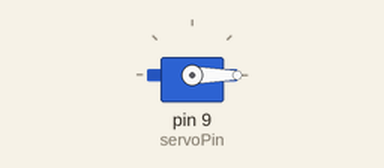
Simulated run of this sketch. Board: Arduino Uno, built with avr-gcc and run on an emulated ATmega328P. Shown: servo.

Above: at 0.05 s.
At 1.05 s:
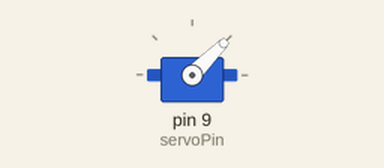
At 1.45 s:
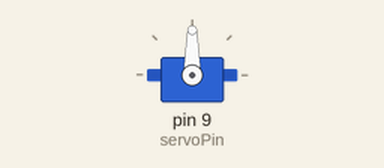
At 2.9 s:
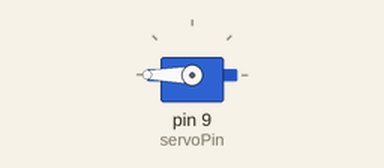
Timing chart, 0 to 6.7 s (numbered marks = the images above):
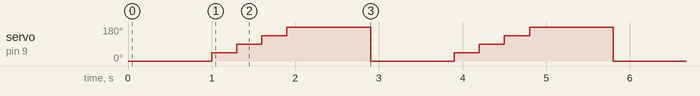

The sketch:

MWE_Ch08_Servo.ino
```cpp
/*
Make: Wearable Electronics
 Servo example
 */

#include <Servo.h>

// name your servo
Servo mrSpinny;

int servoPin = 9;

void setup() {
  // set the servo pin
  mrSpinny.attach(servoPin);
}

void loop() {
  // turn to 0 degree position
  mrSpinny.write(0);
  // wait 1000 milliseconds
  delay(1000);
  mrSpinny.write(45);
  delay(300);
  mrSpinny.write(90);
  delay(300);
  mrSpinny.write(135);
  delay(300);
  mrSpinny.write(180);
  delay(1000);
}
```

Measured:
- by itself, servo on pin 9 (servoPin): repeats every 2.9 s: 90° 0.30 s, 135° 0.30 s, 180° 1.0 s, 0° 1.0 s, 45° 0.30 s
